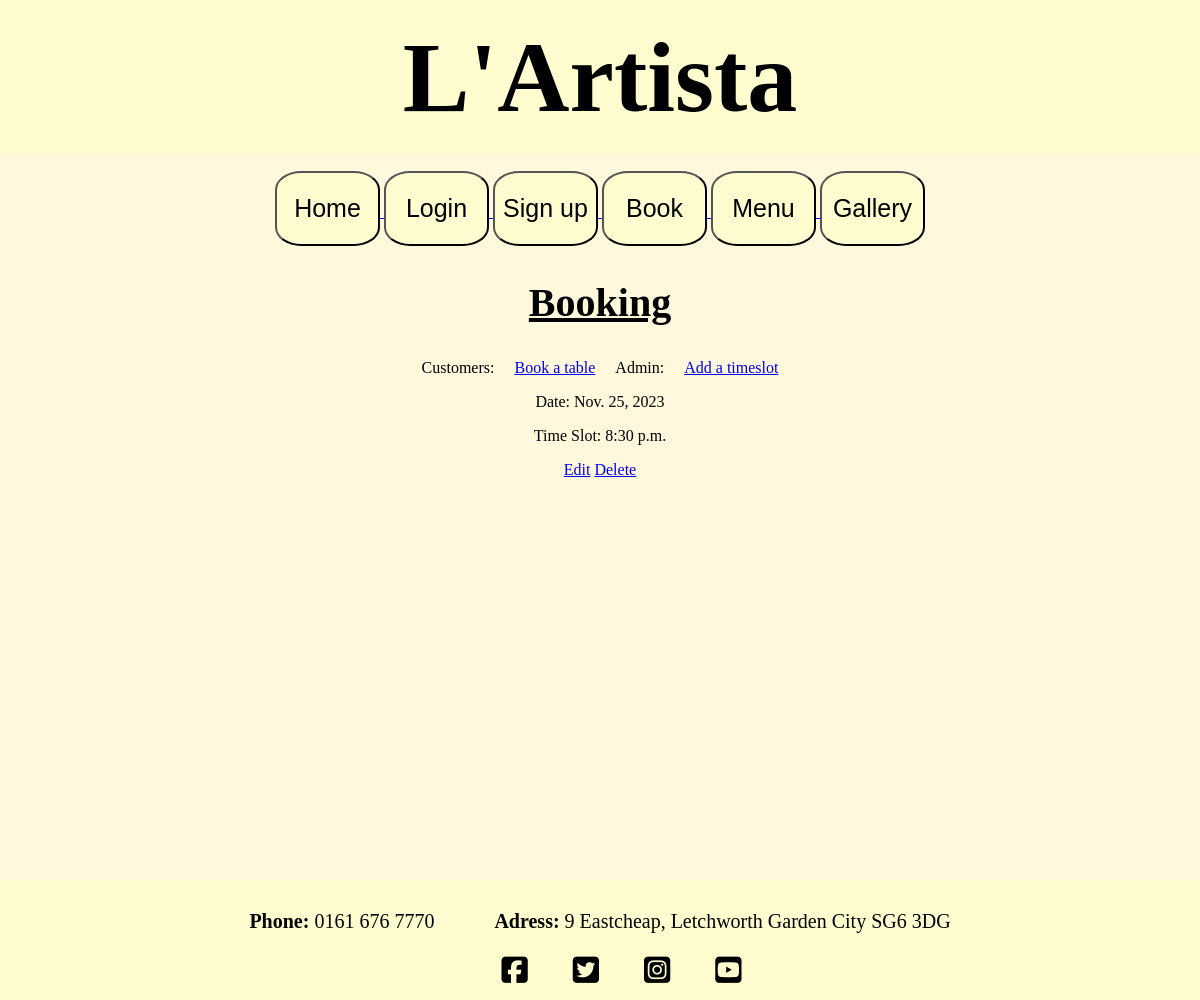
Page /booking/ (signed in) on the earlier database version.
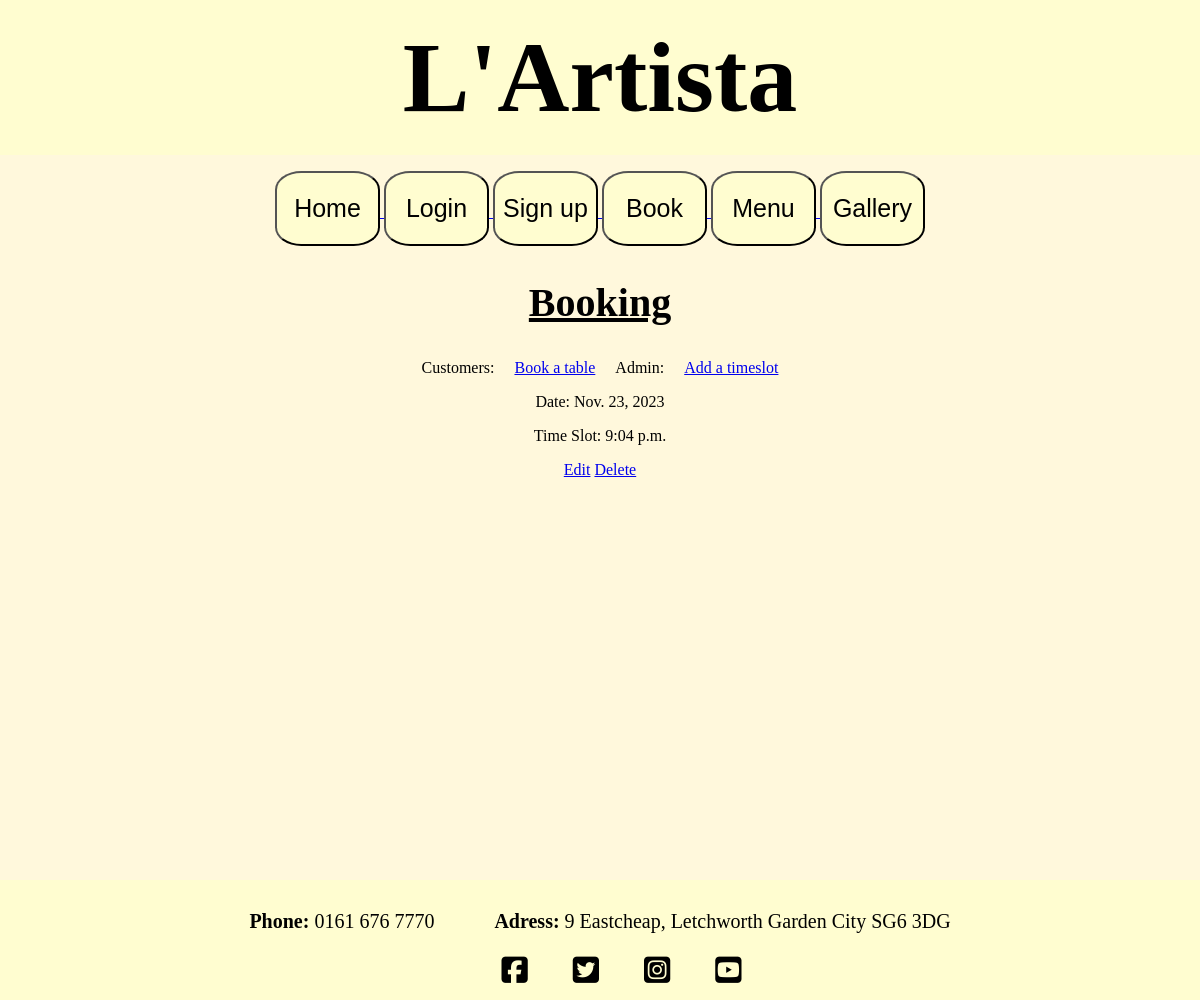
Same page on the later database version.
### booking/models.py (models this page shows, shortened)
class Booking(models.Model):
    user = models.ForeignKey(settings.AUTH_USER_MODEL, on_delete=models.CASCADE)
    timeslot = models.OneToOneField(TimeSlot, on_delete=models.CASCADE)

class TimeSlot(models.Model):
    time = models.TimeField()
    date = models.ForeignKey(BookingDate, related_name='time_slots', on_delete=models.CASCADE, null=True, blank=True)

class BookingDate(models.Model):
    date = models.DateField(unique=True)

### booking/views.py (the view)
# urls.py: path('', views.view_all, name='booking_page'),
@login_required
def view_all(request):
    user_bookings = Booking.objects.filter(user=request.user)
    return render(request, 'booking/view_all.html', {'bookings': user_bookings})

### booking/templates/booking/view_all.html (shortened to what this page needs)
{% extends 'base.html' %}
{% block content %}
<h2>Booking</h2>
<div class="column">
    <section>Customers:</section>
    <a href="{% url 'create_booking' %}">Book a table</a>
    <section>Admin:</section>
    <a href="{% url 'add_timeslot' %}">Add a timeslot</a>
</div>
{% for booking in bookings %}
<div>
        <p>Date: {{ booking.timeslot.date.date }}</p>
        <p>Time Slot: {{ booking.timeslot.time }}</p>
        <a href="{% url 'edit_booking' booking.id %}">Edit</a>
        <a href="{% url 'delete_booking' booking.id %}"
        onclick="return confirm('Are you sure you wish to cancel your booking')">Delete</a>
</div>
{% endfor %}
{% endblock %}

Differences in the rows shown:
removed Booking: timeslot "Nov. 25, 2023", timeslot.time "8:30 p.m."
added Booking: timeslot "Nov. 23, 2023", timeslot.time "9:04 p.m."
